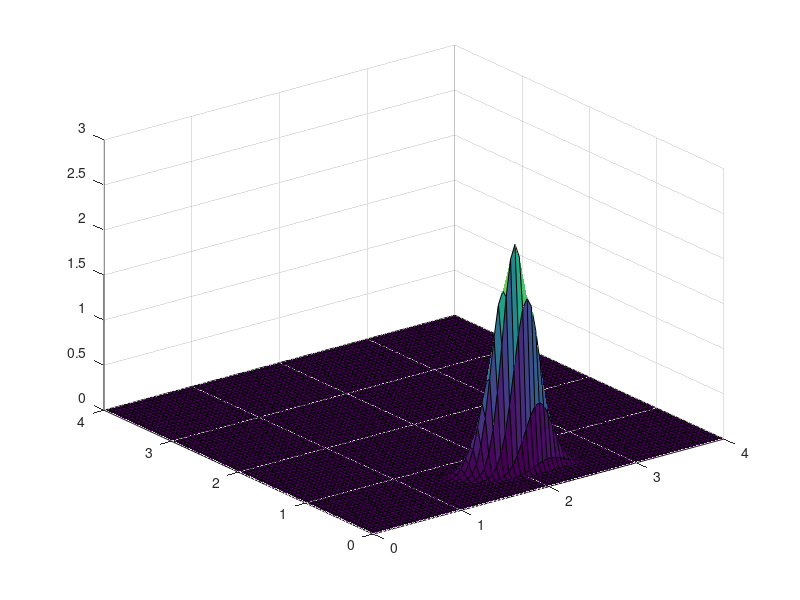

Write the MATLAB code that produced this figure.
%likelihood function

sigma = 0.1;
x=0:.05:4;
y=0:.05:4;
[X,Y] = meshgrid(x,y); 
F = (1/sqrt((2*pi)*sigma))*exp(-(1-(X.*Y)).^2 / (2*sigma^2));
%surf(X,Y,F)
%surf(X,Y,F)

%cue to illuminant

Z = normpdf(X,2,.2)

W = Z.*F

surf(X,Y,W)

% Find the maximum posterior probability and its indices
[max_prob, max_idx] = max(W(:));

% Convert the linear index to row and column indices
[row_idx, col_idx] = ind2sub(size(W), max_idx);

% Get the coordinates of the maximum posterior probability point
map_x = x(col_idx);
map_y = y(row_idx);

fprintf('MAP Estimation:\nX: %.2f\nY: %.2f\n', map_x, map_y);


